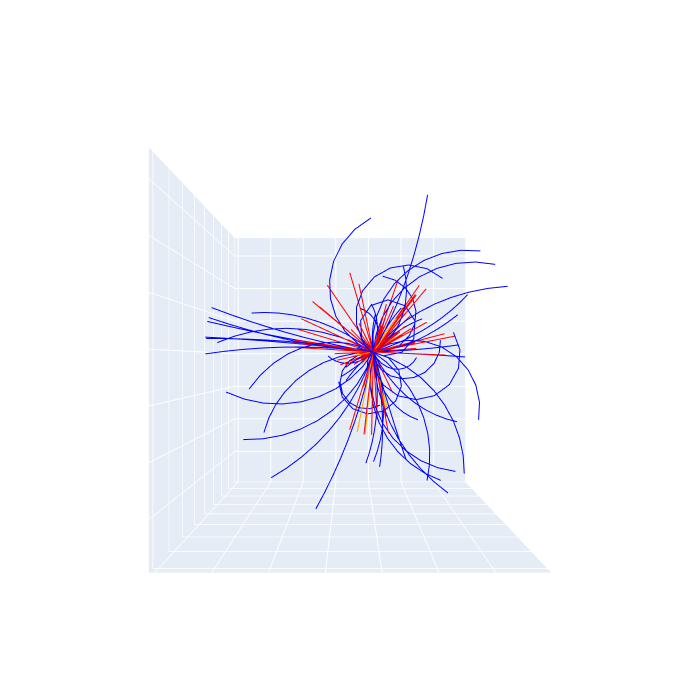

This figure's notebook cell:
### Code cell
# Create 3D scatter plot of the particles

trace = go.Scatter3d(
    x=np.array(mc_x),
    y=np.array(mc_y),
    z=np.array(mc_z),
    mode="lines",
    line=dict(color=[color_dict[p] for p in pdg_list]),
    text=[f"Particle: {p}" for p in pdg_list],  # Add particle labels
    hoverinfo="text",  # Display text on hover
)

# Customize the axis names
layout = go.Layout(
    scene=dict(
        xaxis=dict(title="", showticklabels=False),
        yaxis=dict(title="", showticklabels=False),
        zaxis=dict(title="", showticklabels=False),
        camera=dict(
            up=dict(x=1, y=0, z=0),  # Sets the orientation of the camera
            center=dict(x=0, y=0, z=0),  # Sets the center point of the plot
            eye=dict(x=0, y=0, z=2.0),  # Sets the position of the camera
        ),
    ),
    showlegend=False,
    width=700,
    height=700,
)

# Create the figure and display the plot
fig = go.Figure(data=trace, layout=layout)
fig.update_traces(
    marker_line_width=0, selector=dict(type="scatter3d")
)  # for plotly to avoid plotting white spots when things overlap
# fig.write_image("pic_particles.pdf", width=1000, height=1000, scale=2)

### Figure 1 — Plotly figure (JSON) as saved in the notebook; plotly's stock layout.template omitted (floating-point values rounded to 4 significant figures; data arrays with more than 128 entries replaced by an {"elided": "..."} marker saying what was removed)
{"data": [{"hoverinfo": "text", "line": {"color": {"elided": "854 str values"}}, "marker": {"line": {"width": 0}}, "mode": "lines", "text": {"elided": "854 str values"}, "type": "scatter3d", "x": {"elided": "854 float values"}, "y": {"elided": "854 float values"}, "z": {"elided": "854 float values"}}], "layout": {"height": 700, "scene": {"camera": {"center": {"x": 0, "y": 0, "z": 0}, "eye": {"x": 0, "y": 0, "z": 2}, "up": {"x": 1, "y": 0, "z": 0}}, "xaxis": {"showticklabels": false, "title": {"text": ""}}, "yaxis": {"showticklabels": false, "title": {"text": ""}}, "zaxis": {"showticklabels": false, "title": {"text": ""}}}, "showlegend": false, "width": 700}}
